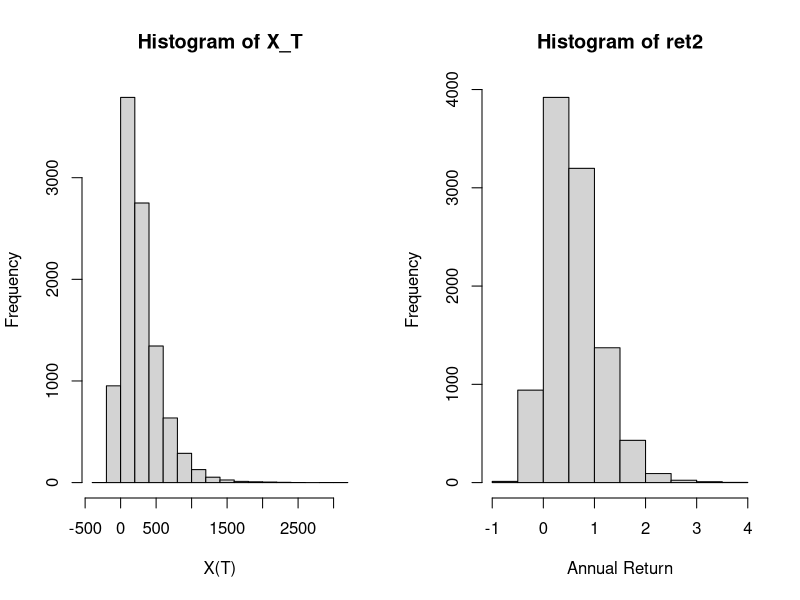

Write R code to recreate this figure.
# Replicating script ------------------------------------------------------
# Author: Alejandro Jiménez Rico <aljrico@gmail.com>



# Libraries ---------------------------------------------------------------

library(ggplot2)
library(dplyr)


# Parameters --------------------------------------------------------------

alpha <- 0.0343 # Expected return of the risky market
sigma <- 0.1544 # Expected volatility of the risky market
a <- 10 # Factor 'a'
years <- 60 # Total time
A <- 0.5 # Factor 'A'
K <- -3.255 # Factor 'K'
nsim <- 10000 # Number of simulations
gamma <- -alpha/(A*sigma^2)+1 # Factor 'gamma'
c <- a # Factor 'c'

# Array that defines the actual wealth of the investor at every time step
x <- c()
x[1] <- 10 # Initial wealth

# Array that contains the inputs and outputs of cash within each investor's account
C <- append(rep(a, round(years/2)),rep(-a, round(years/2)))

# Array that stores the final wealth of each investor
X_T <- c()

# Array that stores the historic 'pi' factor of an investor
pirec <- c()




# Functions ---------------------------------------------------------------

# Differential of X
dX <- function(pi, x, alpha, sigma, C, win){
	dX <- pi*x*(alpha + sigma*win) + C
	return(dX)
}

# Computation of 'pi' value
fpi <- function(A, K, X, C, time){
	g <- sum(C[-c(1:time)])
	pi <- A*(K + X + g)/X
	return(pi)
}

# Expected Shortfall
ES <- function(distr, a){
	VaR <- quantile(distr, a)
	ES <- mean(distr[distr<VaR])

	return(ES)
}


# Simulation --------------------------------------------------------------

# Index variables
ylim <- round(years/2)
i <- 0
j <- 0

# Loop over each simulation
for(k in 1:nsim){

	# Loop over each saving year
	for(i in 1:ylim){
		time <- i + j
		cap <- C[i]
		X <- x[i]
		win <- rnorm(1)
		pi <- fpi(A,K,X,C,time)
		pirec[i] <- pi
		x[i+1] <- x[i] + dX(pi,X,alpha,sigma,cap,win)
		lim <- i +1
	}

	# Loop over each consumption year
	for(j in lim:years){
		time <- i + j
		cap <- C[j]
		X <- x[j]
		win <- rnorm(1)
		pi <- fpi(A,K,X,C,time)
		pirec[j] <- pi
		x[j+1] <- x[j] + dX(pi,X,alpha,sigma,cap,win)
	}

	# Output the final wealth of every simulated individual
	X_T[k] <- tail(x, n=1)
}



# Measurements ------------------------------------------------------------

# Final return of every individual
ret2 <- (1/years)*(-1 + (1 + (2*(X_T))/(c*years))^(1/2))*100

pi_b <- alpha^(-1)*log(1+median(ret2))

par(mfrow=c(1,2))
hist(X_T, xlab= "X(T)")
hist(ret2, xlab="Annual Return")

ES(X_T, 0.05)
median(ret2)
pi_b

